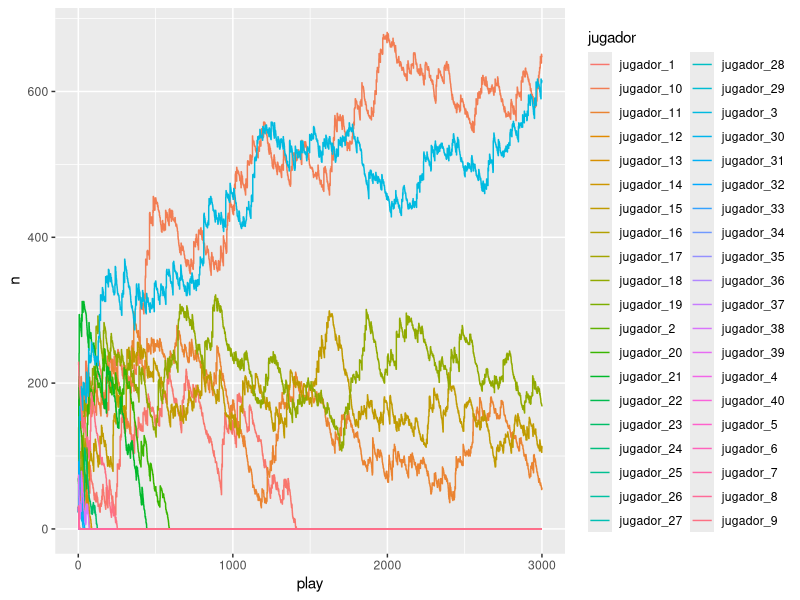

The R source for this figure:
library(tidyverse)


## Simulacion de una ronda 
jugar_ronda <- function(vec_ronda, wallet , pozo, players){
  for(i in 1:players){
    if(wallet[i] > 0){
      ######## PON 1 ##################
      if(vec_ronda[i] == perinola[1]){
        wallet[i] <- wallet[i]-1
        pozo <- pozo + 1
      ####### PON 2 ####################  
      } else if(vec_ronda[i] == perinola[2]){
        if(wallet[i] > 2){
          wallet[i] <- wallet[i]-2
          pozo <- pozo + 2
        } else if (wallet[i]==1){
          wallet[i] <- wallet[i]-1
          pozo <- pozo + 1
        }
        
        
      ###### TOMA 1 ####################  
      } else if(vec_ronda[i] == perinola[3]){
        if(pozo != 0){
          wallet[i] <- wallet[i]+1
          pozo <- pozo - 1
        }
        
        ###### TOMA 2 ####################  
      } else if(vec_ronda[i] == perinola[4]){
        if(pozo >= 2){
          wallet[i] <- wallet[i]+2
          pozo <- pozo - 2
        } else if (pozo == 1){
          wallet[i] <- wallet[i]+1
          pozo <- pozo - 1
        }
        
        ###### TOMA TODO ####################  
      } else if(vec_ronda[i] == perinola[5]){
        wallet[i] <- wallet[i]+pozo
        pozo <- 0
      
        ###### TODOS PONEN ####################
        } else{
        for(j in 1:players){
          if(wallet[j]>0){
            wallet[j] <- wallet[j]-1
            pozo <- pozo + 1
          }
        }
      }
    }
   
  }
  return(c(wallet,pozo))
}

## función utilizada para nombar el dataframe final de la simulación
names_dataframe <- function(x){
  colnames(x)[1:(ncol(x)-1)]<-paste0("jugador_",1:(ncol(x)-1))
  colnames(x)[ncol(x)] <- "pozo" 
  return(x)
}


#simulación de N rodas
sim <- function(players = 4, rondas = 10, cash = 100){
  perinola <<- c("Pon 1","Pon 2","Toma 1", "Toma 2", "Toma todo", "Todos ponen")
  wallet<-rep(cash,players)
  pozo <- 0
  winner <- FALSE
  game <- data.frame()
  for(i in 1:rondas){
    if(!winner){
      ronda<- jugar_ronda(vec_ronda = sample(perinola,
                                             size = players, 
                                              replace = TRUE), 
                          wallet = wallet, 
                          pozo = pozo, 
                          players = players)
      wallet <- ronda[1:players]
      pozo <- ronda[length(ronda)]
      game <- rbind(game,ronda)
      if(sum(wallet==0)==(players-1)){winner<-TRUE}
    } else {
      break
    }
    
  }
return(names_dataframe(game))
}


## simulacion para encontrar cuantas rondas son necesarias para que haya un perdedor.
primer_perdedor <-function(cash=10, players=4, N=50){
  vector_juegos <- vector()
  for(j in 1:N){
    perinola <<- c("Pon 1","Pon 2","Toma 1", "Toma 2", "Toma todo", "Todos ponen")
    wallet<-rep(cash,players)
    pozo <- 0
    i <- 0
    game <- data.frame()
    ronda<-wallet
    while( sum(ronda[1:players]==0)==0 ){
      i=i+1
      ronda<- jugar_ronda(vec_ronda = sample(perinola,size = players, replace = TRUE), 
                          wallet = wallet, 
                          pozo = pozo, 
                          players = players)
      wallet <- ronda[1:players]
      pozo <- ronda[length(ronda)]
      game <- rbind(game,ronda)
      
    }
   vector_juegos <- c(vector_juegos,i) 
  }
  return(vector_juegos)
}


# simulacion para saber cuantas rondas son necesarias para que haya un ganador.
ganador <- function(cash=20, players=4, N=100){
  vector_juegos <- vector()
  for(j in 1:N){
    perinola <<- c("Pon 1","Pon 2","Toma 1", "Toma 2", "Toma todo", "Todos ponen")
    wallet<-rep(cash,players)
    pozo <- 0
    i <- 0
    game <- data.frame()
    ronda<-wallet
    while( sum(ronda[1:players]==0)< players-1 ){
      i=i+1
      ronda<- jugar_ronda(vec_ronda = sample(perinola,size = players, replace = TRUE), 
                          wallet = wallet, 
                          pozo = pozo, 
                          players = players)
      wallet <- ronda[1:players]
      pozo <- ronda[length(ronda)]
      game <- rbind(game,ronda)
      
    } 
    vector_juegos<-c(vector_juegos,i)
  }
  return(vector_juegos)
}
  
  
simulacion <- sim(rondas = 3000,cash=40,players=40)
players<-ncol(simulacion)-1
simulacion$play <- 1:nrow(simulacion)
simulacion %>% 
  select(-pozo) %>% 
  gather("jugador","n",1:players ) %>% 
  ggplot(aes(x=play,y=n,colour=jugador))+
  geom_step()




